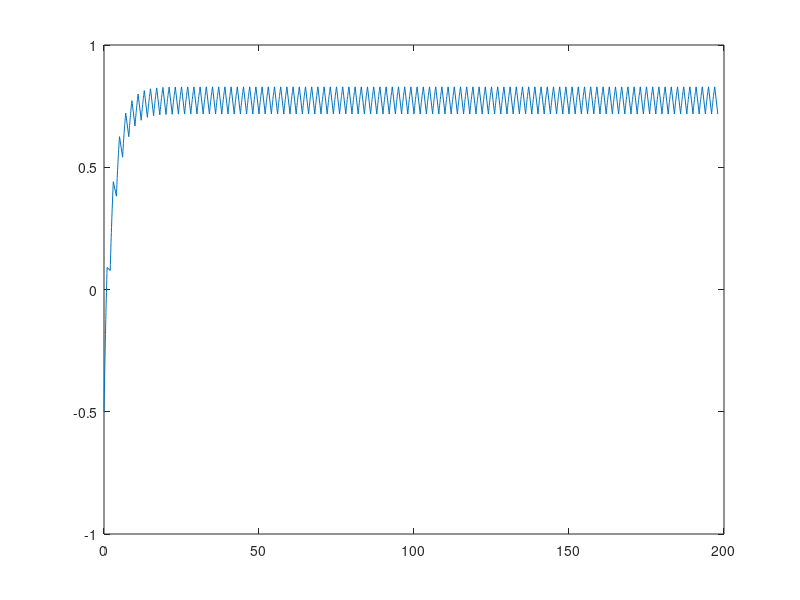

The MATLAB source for this figure: (Note: this script raises an error after producing the figure.)
function Look_Lock

TR=1;
T1=2;
N=100;

M(1)=-0.5;
t(1)=0;
fa=30;
for i=2:N
  
  [tmp,ttmp]=relax(M(end),TR,T1);
  M(end+1:end+20)=tmp;
  t(end+1:end+20)=t(end)+ttmp;
  M(end+1)=M(end)*cos(fa*pi/180);
  t(end+1)=ttmp(end)+t(end);
  
end


figure;plot(t,M);
y0=ss_GEEPI(fa,TR,0,T1,100)/sin(fa*pi/180);
yaprox=y0+(M(1)-y0)*exp(-t/T1-t*log(cos(fa*pi/180))/TR);

hold on;
plot(t,yaprox,'k-');

y=y0+(M(1)-y0)*exp(-t/T1).*cos(fa*pi/180).^floor(t/TR);


plot(t,y,'g-');


function [s,t]=relax(m0,delay,T1)

t=linspace(0,delay,20);
s=1-(1-m0)*exp(-t/T1);

